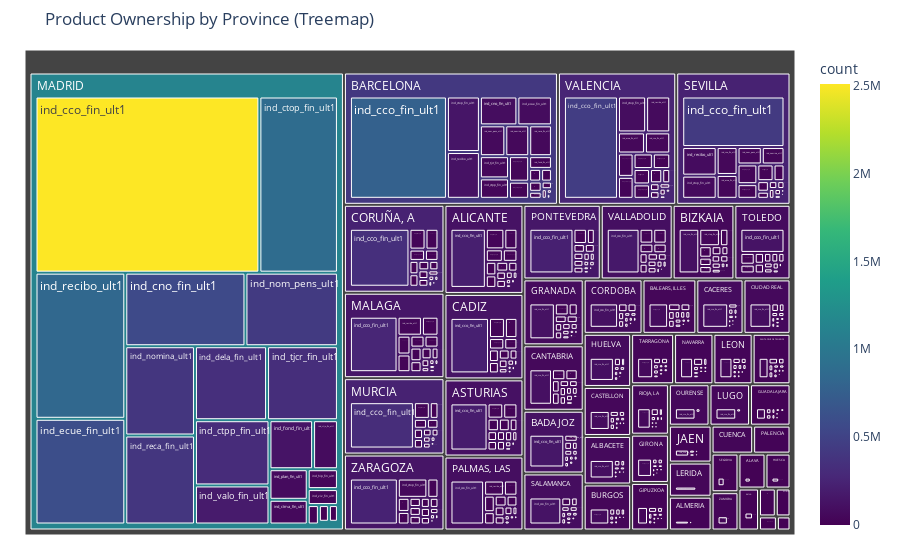

Write notebook code for a chart like this one.
### Markdown cell above
##### Visit the `data/plots/AverageOwnershipbyProvince.png` to view the plot

### Code cell
product_cols = [col for col in df_train.columns if col.endswith('ult1')]

# Melt the DataFrame to long format
df_long = df_train.melt(id_vars='nomprov', value_vars=product_cols,
                        var_name='product', value_name='ownership')

# Filter only the owned products (value == 1)
df_owned = df_long[df_long['ownership'] == 1]

# Group by province and product to get total ownership
ownership_by_region = (
    df_owned
    .groupby(['nomprov', 'product'])
    .size()
    .reset_index(name='count')
)


# Plot treemap
fig = px.treemap(
    ownership_by_region,
    path=['nomprov', 'product'],
    values='count',
    title='Product Ownership by Province (Treemap)',
    color='count',
    color_continuous_scale='Viridis'
)

fig.update_layout(margin=dict(t=50, l=25, r=25, b=25))
fig.show()

### Figure 1 — Plotly figure (JSON) as saved in the notebook; plotly's stock layout.template omitted (floating-point values rounded to 4 significant figures; data arrays with more than 128 entries replaced by an {"elided": "..."} marker saying what was removed)
{"data": [{"branchvalues": "total", "customdata": {"elided": "1203x1 float values"}, "domain": {"x": [0, 1], "y": [0, 1]}, "hovertemplate": "labels=%{label}<br>count_sum=%{value}<br>parent=%{parent}<br>id=%{id}<br>count=%{color}<extra></extra>", "ids": {"elided": "1203 str values"}, "labels": {"elided": "1203 str values"}, "marker": {"coloraxis": "coloraxis", "colors": {"elided": "1203 float values"}}, "name": "", "parents": {"elided": "1203 str values"}, "type": "treemap", "values": {"elided": "1203 int values"}}], "layout": {"coloraxis": {"colorbar": {"title": {"text": "count"}}, "colorscale": [[0, "#440154"], [0.1111, "#482878"], [0.2222, "#3e4989"], [0.3333, "#31688e"], [0.4444, "#26828e"], [0.5556, "#1f9e89"], [0.6667, "#35b779"], [0.7778, "#6ece58"], [0.8889, "#b5de2b"], [1, "#fde725"]]}, "legend": {"tracegroupgap": 0}, "margin": {"b": 25, "l": 25, "r": 25, "t": 50}, "title": {"text": "Product Ownership by Province (Treemap)"}}}
